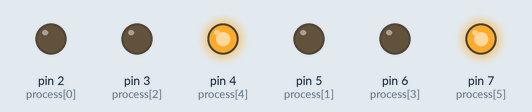
Recording of a sketch running on a simulated Arduino Uno, built with avr-gcc and run on an emulated ATmega328P. Shown: output pins drawn as LEDs (lit = HIGH).

Above: at 5.0 s.
At 10.18 s:
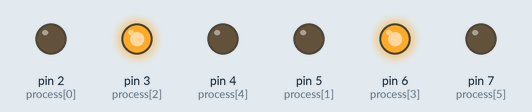
At 10.8 s:
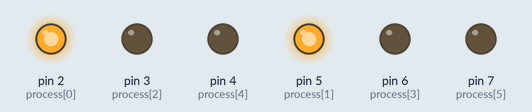
At 12.3 s:
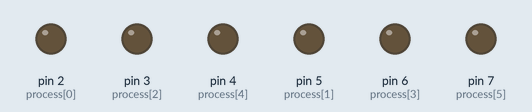
Timing chart, 0 to 17.4 s (numbered marks = the images above):
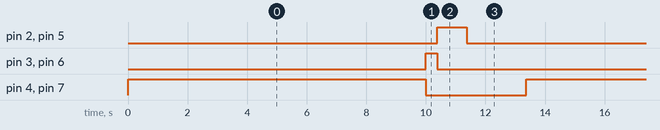

The sketch:

Blink.ino
```cpp
int process[] = {2, 5, 3, 6, 4, 7};

void setup() {
  for(int i : process) pinMode(i, OUTPUT);
}

void loop() {
  digitalWrite(process[4], HIGH);
  digitalWrite(process[5], HIGH);
  delay(10000);
  digitalWrite(process[4], LOW);
  digitalWrite(process[5], LOW);
  digitalWrite(process[2], HIGH);
  digitalWrite(process[3], HIGH);
  delay(375);
  digitalWrite(process[2], LOW);
  digitalWrite(process[3], LOW);
  digitalWrite(process[0], HIGH);
  digitalWrite(process[1], HIGH);
  delay(1000);
  digitalWrite(process[0], LOW);
  digitalWrite(process[1], LOW);
  delay(2000);
}
```

Measured:
- by itself, pin 2 (process[0]), pin 5 (process[1]): alternates HIGH for 1.0 s and LOW for 12.4 s
- by itself, pin 3 (process[2]), pin 6 (process[3]): alternates HIGH for 0.38 s and LOW for 13.0 s
- by itself, pin 4 (process[4]), pin 7 (process[5]): alternates HIGH for 10.0 s and LOW for 3.4 s
